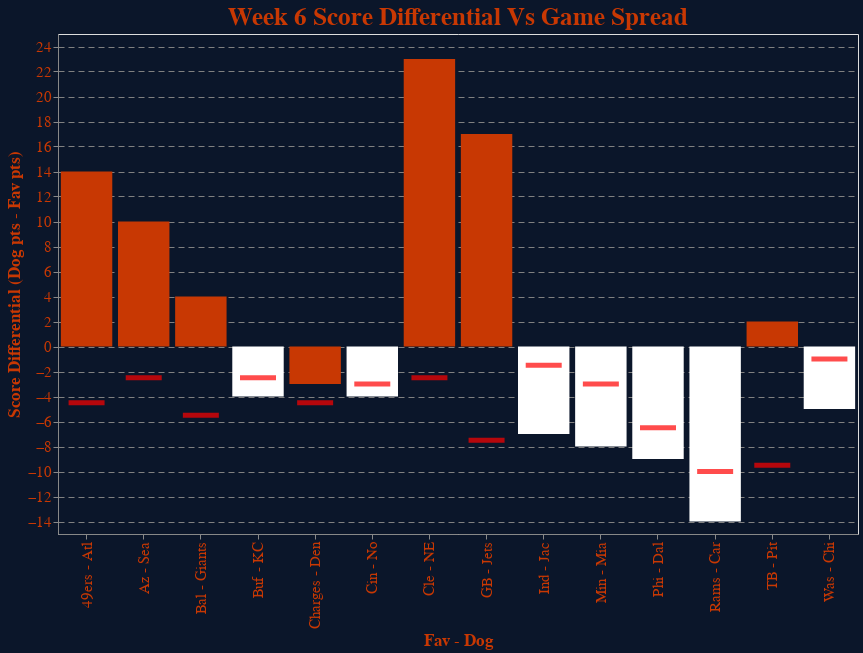

The notebook cell this image was saved under:
### Code cell
chart = alt.Chart(df[df.week.eq(week)], width=800, height=500, title=chart_title)\
.mark_bar()\
.encode(
    x=alt.X(**x_cfgs,),
    y=alt.Y(**y_cfgs,
    ),
    tooltip=[
        #alt.Tooltip(shorthand="spread", title="Spread"),
        "Date",
        "Time (ET)",
        "Day",
        "Favorite",
        "Underdog",
        "Over/Under",
        "Spread",
        "Score"
    ],
    color=alt.condition(
        alt.datum.score_diff - alt.datum.num_spread > 0,
        alt.value(secondary_color),  # The positive color
        alt.value("white")  # The negative color
    ),
)


tick = alt.Chart(df).mark_tick(
    color='red',
    width=50,
    thickness=5,
    size=40 * 0.9,  # controls width of tick.
).encode(
    x=alt.X(**x_cfgs,),
    y='num_spread'
)

(chart + tick)\
.configure(background=primary_color)\
.configure_axis(gridColor="grey", gridDash=[6,4])\
.configure_axisLeft(**axisLeftKwargs)\
.configure_axisBottom(**axisBottomKwargs)\
.configure_title(color=secondary_color, fontSize=25)\
.configure_legend(**legendKwargs)#.save("chart.json")

### Figure 1 — Vega-Lite specification as saved in the notebook (floating-point values rounded to 4 significant figures)
{"config": {"view": {"continuousWidth": 400, "continuousHeight": 300}, "axis": {"gridColor": "grey", "gridDash": [6, 4]}, "axisBottom": {"labelColor": "#c83803", "labelFontSize": 15, "titleColor": "#c83803", "titleFontSize": 17}, "axisLeft": {"labelColor": "#c83803", "labelFontSize": 15, "titleColor": "#c83803", "titleFontSize": 17}, "background": "#0B162A", "legend": {"cornerRadius": 10, "fillColor": "#0B162A", "labelColor": "#c83803", "labelFontSize": 15, "orient": "top-right", "padding": 10, "strokeColor": "gray", "titleColor": "#c83803", "titleFontSize": 15}, "title": {"color": "#c83803", "fontSize": 25}}, "layer": [{"data": {"name": "data-a548112c8e3f53b213494677b3a356fc"}, "mark": "bar", "encoding": {"color": {"condition": {"value": "#c83803", "test": "((datum.score_diff - datum.num_spread) > 0)"}, "value": "white"}, "tooltip": [{"field": "Date", "type": "nominal"}, {"field": "Time (ET)", "type": "nominal"}, {"field": "Day", "type": "nominal"}, {"field": "Favorite", "type": "nominal"}, {"field": "Underdog", "type": "nominal"}, {"field": "Over/Under", "type": "nominal"}, {"field": "Spread", "type": "nominal"}, {"field": "Score", "type": "nominal"}], "x": {"field": "matchup", "title": "Fav - Dog", "type": "nominal"}, "y": {"field": "score_diff", "title": "Score Differential (Dog pts - Fav pts)", "type": "quantitative"}}, "height": 500, "title": "Week 6 Score Differential Vs Game Spread", "width": 800}, {"data": {"name": "data-a548112c8e3f53b213494677b3a356fc"}, "mark": {"type": "tick", "color": "red", "size": 36.0, "thickness": 5, "width": 50}, "encoding": {"x": {"field": "matchup", "title": "Fav - Dog", "type": "nominal"}, "y": {"field": "num_spread", "type": "quantitative"}}}], "$schema": "https://vega.github.io/schema/vega-lite/v4.17.0.json", "datasets": {"data-a548112c8e3f53b213494677b3a356fc": [{"Unnamed: 0": 0, "Day": "Thu", "Date": "Oct 13, 2022", "Time (ET)": "8:15", "Unnamed: 4": null, "Favorite": "Washington Commanders", "Score": "W 12-7", "Spread": "W -1", "Unnamed: 8": "@", "Underdog": "Chicago Bears", "Over/Under": "U 38", "Notes": null, "week": 6, "result_ats": "W", "spread": "-1", "result": "W", "fav_pts": "12", "opp_pts": "7", "num_spread": -1.0, "score_diff": -5, "matchup": "Was - Chi", "fav_abr": "Was", "dog_abr": "Chi"}, {"Unnamed: 0": 1, "Day": "Sun", "Date": "Oct 16, 2022", "Time (ET)": "1:00", "Unnamed: 4": null, "Favorite": "San Francisco 49ers", "Score": "L 14-28", "Spread": "L -4.5", "Unnamed: 8": "@", "Underdog": "Atlanta Falcons", "Over/Under": "U 45", "Notes": null, "week": 6, "result_ats": "L", "spread": "-4.5", "result": "L", "fav_pts": "14", "opp_pts": "28", "num_spread": -4.5, "score_diff": 14, "matchup": "49ers - Atl", "fav_abr": "49ers", "dog_abr": "Atl"}, {"Unnamed: 0": 2, "Day": "Sun", "Date": "Oct 16, 2022", "Time (ET)": "1:00", "Unnamed: 4": "@", "Favorite": "Cleveland Browns", "Score": "L 15-38", "Spread": "L -2.5", "Unnamed: 8": null, "Underdog": "New England Patriots", "Over/Under": "O 43", "Notes": null, "week": 6, "result_ats": "L", "spread": "-2.5", "result": "L", "fav_pts": "15", "opp_pts": "38", "num_spread": -2.5, "score_diff": 23, "matchup": "Cle - NE", "fav_abr": "Cle", "dog_abr": "NE"}, {"Unnamed: 0": 3, "Day": "Sun", "Date": "Oct 16, 2022", "Time (ET)": "1:00", "Unnamed: 4": "@", "Favorite": "Green Bay Packers", "Score": "L 10-27", "Spread": "L -7.5", "Unnamed: 8": null, "Underdog": "New York Jets", "Over/Under": "U 45", "Notes": null, "week": 6, "result_ats": "L", "spread": "-7.5", "result": "L", "fav_pts": "10", "opp_pts": "27", "num_spread": -7.5, "score_diff": 17, "matchup": "GB - Jets", "fav_abr": "GB", "dog_abr": "Jets"}, {"Unnamed: 0": 4, "Day": "Sun", "Date": "Oct 16, 2022", "Time (ET)": "1:00", "Unnamed: 4": "@", "Favorite": "Indianapolis Colts", "Score": "W 34-27", "Spread": "W -1.5", "Unnamed: 8": null, "Underdog": "Jacksonville Jaguars", "Over/Under": "O 41", "Notes": null, "week": 6, "result_ats": "W", "spread": "-1.5", "result": "W", "fav_pts": "34", "opp_pts": "27", "num_spread": -1.5, "score_diff": -7, "matchup": "Ind - Jac", "fav_abr": "Ind", "dog_abr": "Jac"}, {"Unnamed: 0": 5, "Day": "Sun", "Date": "Oct 16, 2022", "Time (ET)": "1:00", "Unnamed: 4": null, "Favorite": "Minnesota Vikings", "Score": "W 24-16", "Spread": "W -3", "Unnamed: 8": "@", "Underdog": "Miami Dolphins", "Over/Under": "U 45.5", "Notes": null, "week": 6, "result_ats": "W", "spread": "-3", "result": "W", "fav_pts": "24", "opp_pts": "16", "num_spread": -3.0, "score_diff": -8, "matchup": "Min - Mia", "fav_abr": "Min", "dog_abr": "Mia"}, {"Unnamed: 0": 6, "Day": "Sun", "Date": "Oct 16, 2022", "Time (ET)": "1:00", "Unnamed: 4": null, "Favorite": "Cincinnati Bengals", "Score": "W 30-26", "Spread": "W -3", "Unnamed: 8": "@", "Underdog": "New Orleans Saints", "Over/Under": "O 43", "Notes": null, "week": 6, "result_ats": "W", "spread": "-3", "result": "W", "fav_pts": "30", "opp_pts": "26", "num_spread": -3.0, "score_diff": -4, "matchup": "Cin - No", "fav_abr": "Cin", "dog_abr": "No"}, {"Unnamed: 0": 7, "Day": "Sun", "Date": "Oct 16, 2022", "Time (ET)": "1:00", "Unnamed: 4": null, "Favorite": "Baltimore Ravens", "Score": "L 20-24", "Spread": "L -5.5", "Unnamed: 8": "@", "Underdog": "New York Giants", "Over/Under": "U 45.5", "Notes": null, "week": 6, "result_ats": "L", "spread": "-5.5", "result": "L", "fav_pts": "20", "opp_pts": "24", "num_spread": -5.5, "score_diff": 4, "matchup": "Bal - Giants", "fav_abr": "Bal", "dog_abr": "Giants"}, {"Unnamed: 0": 8, "Day": "Sun", "Date": "Oct 16, 2022", "Time (ET)": "1:00", "Unnamed: 4": null, "Favorite": "Tampa Bay Buccaneers", "Score": "L 18-20", "Spread": "L -9.5", "Unnamed: 8": "@", "Underdog": "Pittsburgh Steelers", "Over/Under": "U 46", "Notes": null, "week": 6, "result_ats": "L", "spread": "-9.5", "result": "L", "fav_pts": "18", "opp_pts": "20", "num_spread": -9.5, "score_diff": 2, "matchup": "TB - Pit", "fav_abr": "TB", "dog_abr": "Pit"}, {"Unnamed: 0": 9, "Day": "Sun", "Date": "Oct 16, 2022", "Time (ET)": "4:04", "Unnamed: 4": "@", "Favorite": "Los Angeles Rams", "Score": "W 24-10", "Spread": "W -10", "Unnamed: 8": null, "Underdog": "Carolina Panthers", "Over/Under": "U 41.5", "Notes": null, "week": 6, "result_ats": "W", "spread": "-10", "result": "W", "fav_pts": "24", "opp_pts": "10", "num_spread": -10.0, "score_diff": -14, "matchup": "Rams - Car", "fav_abr": "Rams", "dog_abr": "Car"}, {"Unnamed: 0": 10, "Day": "Sun", "Date": "Oct 16, 2022", "Time (ET)": "4:04", "Unnamed: 4": null, "Favorite": "Arizona Cardinals", "Score": "L 9-19", "Spread": "L -2.5", "Unnamed: 8": "@", "Underdog": "Seattle Seahawks", "Over/Under": "U 50.5", "Notes": null, "week": 6, "result_ats": "L", "spread": "-2.5", "result": "L", "fav_pts": "9", "opp_pts": "19", "num_spread": -2.5, "score_diff": 10, "matchup": "Az - Sea", "fav_abr": "Az", "dog_abr": "Sea"}, {"Unnamed: 0": 11, "Day": "Sun", "Date": "Oct 16, 2022", "Time (ET)": "4:25", "Unnamed: 4": null, "Favorite": "Buffalo Bills", "Score": "W 24-20", "Spread": "W -2.5", "Unnamed: 8": "@", "Underdog": "Kansas City Chiefs", "Over/Under": "U 54", "Notes": null, "week": 6, "result_ats": "W", "spread": "-2.5", "result": "W", "fav_pts": "24", "opp_pts": "20", "num_spread": -2.5, "score_diff": -4, "matchup": "Buf - KC", "fav_abr": "Buf", "dog_abr": "KC"}, {"Unnamed: 0": 12, "Day": "Sun", "Date": "Oct 16, 2022", "Time (ET)": "8:20", "Unnamed: 4": "@", "Favorite": "Philadelphia Eagles", "Score": "W 26-17", "Spread": "W -6.5", "Unnamed: 8": null, "Underdog": "Dallas Cowboys", "Over/Under": "O 42", "Notes": null, "week": 6, "result_ats": "W", "spread": "-6.5", "result": "W", "fav_pts": "26", "opp_pts": "17", "num_spread": -6.5, "score_diff": -9, "matchup": "Phi - Dal", "fav_abr": "Phi", "dog_abr": "Dal"}, {"Unnamed: 0": 13, "Day": "Mon", "Date": "Oct 17, 2022", "Time (ET)": "8:15", "Unnamed: 4": "@", "Favorite": "Los Angeles Chargers", "Score": "W 19-16 (OT)", "Spread": "L -4.5", "Unnamed: 8": null, "Underdog": "Denver Broncos", "Over/Under": "U 45.5", "Notes": null, "week": 6, "result_ats": "L", "spread": "-4.5", "result": "W", "fav_pts": "19", "opp_pts": "16", "num_spread": -4.5, "score_diff": -3, "matchup": "Charges - Den", "fav_abr": "Charges", "dog_abr": "Den"}]}}
